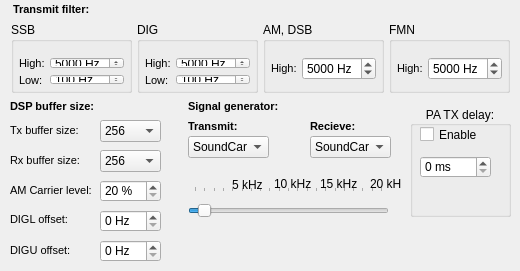
     <widget class="QWidget" name="page_10">
      <widget class="QLabel" name="label_45">
       <property name="geometry">
        <rect>
         <x>10</x>
         <y>150</y>
         <width>91</width>
         <height>21</height>
        </rect>
       </property>
       <property name="text">
        <string>&lt;!DOCTYPE HTML PUBLIC &quot;-//W3C//DTD HTML 4.0//EN&quot; &quot;http://www.w3.org/TR/REC-html40/strict.dtd&quot;&gt;
&lt;html&gt;&lt;head&gt;&lt;meta name=&quot;qrichtext&quot; content=&quot;1&quot; /&gt;&lt;style type=&quot;text/css&quot;&gt;
p, li { white-space: pre-wrap; }
&lt;/style&gt;&lt;/head&gt;&lt;body style=&quot; font-family:'MS Shell Dlg 2'; font-size:8.25pt; font-weight:400; font-style:normal;&quot;&gt;
&lt;p style=&quot; margin-top:0px; margin-bottom:0px; margin-left:0px; margin-right:0px; -qt-block-indent:0; text-indent:0px;&quot;&gt;&lt;span style=&quot; font-size:8pt;&quot;&gt;Rx buffer size:&lt;/span&gt;&lt;/p&gt;&lt;/body&gt;&lt;/html&gt;</string>
       </property>
      </widget>
      <widget class="QLabel" name="label_44">
       <property name="geometry">
        <rect>
         <x>10</x>
         <y>120</y>
         <width>91</width>
         <height>21</height>
        </rect>
       </property>
       <property name="text">
        <string>&lt;!DOCTYPE HTML PUBLIC &quot;-//W3C//DTD HTML 4.0//EN&quot; &quot;http://www.w3.org/TR/REC-html40/strict.dtd&quot;&gt;
&lt;html&gt;&lt;head&gt;&lt;meta name=&quot;qrichtext&quot; content=&quot;1&quot; /&gt;&lt;style type=&quot;text/css&quot;&gt;
p, li { white-space: pre-wrap; }
&lt;/style&gt;&lt;/head&gt;&lt;body style=&quot; font-family:'MS Shell Dlg 2'; font-size:8.25pt; font-weight:400; font-style:normal;&quot;&gt;
&lt;p style=&quot; margin-top:0px; margin-bottom:0px; margin-left:0px; margin-right:0px; -qt-block-indent:0; text-indent:0px;&quot;&gt;&lt;span style=&quot; font-size:8pt;&quot;&gt;Tx buffer size:&lt;/span&gt;&lt;/p&gt;&lt;/body&gt;&lt;/html&gt;</string>
       </property>
      </widget>
      <widget class="QComboBox" name="cbRxDspBufSize">
       <property name="geometry">
        <rect>
         <x>100</x>
         <y>150</y>
         <width>61</width>
         <height>22</height>
        </rect>
       </property>
       <property name="currentIndex">
        <number>0</number>
       </property>
       <item>
        <property name="text">
         <string>256</string>
        </property>
       </item>
       <item>
        <property name="text">
         <string>512</string>
        </property>
       </item>
       <item>
        <property name="text">
         <string>1024</string>
        </property>
       </item>
       <item>
        <property name="text">
         <string>2048</string>
        </property>
       </item>
       <item>
        <property name="text">
         <string>4096</string>
        </property>
       </item>
      </widget>
      <widget class="QComboBox" name="cbTxDspBufSize">
       <property name="geometry">
        <rect>
         <x>100</x>
         <y>120</y>
         <width>61</width>
         <height>22</height>
        </rect>
       </property>
       <property name="currentIndex">
        <number>0</number>
       </property>
       <item>
        <property name="text">
         <string>256</string>
        </property>
       </item>
       <item>
        <property name="text">
         <string>512</string>
        </property>
       </item>
       <item>
        <property name="text">
         <string>1024</string>
        </property>
       </item>
       <item>
        <property name="text">
         <string>2048</string>
        </property>
       </item>
       <item>
        <property name="text">
         <string>4096</string>
        </property>
       </item>
      </widget>
      <widget class="QLabel" name="label_58">
       <property name="geometry">
        <rect>
         <x>13</x>
         <y>-1</y>
         <width>171</width>
         <height>21</height>
        </rect>
       </property>
       <property name="text">
        <string>&lt;!DOCTYPE HTML PUBLIC &quot;-//W3C//DTD HTML 4.0//EN&quot; &quot;http://www.w3.org/TR/REC-html40/strict.dtd&quot;&gt;
&lt;html&gt;&lt;head&gt;&lt;meta name=&quot;qrichtext&quot; content=&quot;1&quot; /&gt;&lt;style type=&quot;text/css&quot;&gt;
p, li { white-space: pre-wrap; }
&lt;/style&gt;&lt;/head&gt;&lt;body style=&quot; font-family:'MS Shell Dlg 2'; font-size:8.25pt; font-weight:400; font-style:normal;&quot;&gt;
&lt;p style=&quot; margin-top:0px; margin-bottom:0px; margin-left:0px; margin-right:0px; -qt-block-indent:0; text-indent:0px;&quot;&gt;&lt;span style=&quot; font-size:8pt; font-weight:600;&quot;&gt;Transmit filter:&lt;/span&gt;&lt;/p&gt;&lt;/body&gt;&lt;/html&gt;</string>
       </property>
      </widget>
      <widget class="QLabel" name="label_69">
       <property name="geometry">
        <rect>
         <x>10</x>
         <y>96</y>
         <width>161</width>
         <height>21</height>
        </rect>
       </property>
       <property name="text">
        <string>&lt;!DOCTYPE HTML PUBLIC &quot;-//W3C//DTD HTML 4.0//EN&quot; &quot;http://www.w3.org/TR/REC-html40/strict.dtd&quot;&gt;
&lt;html&gt;&lt;head&gt;&lt;meta name=&quot;qrichtext&quot; content=&quot;1&quot; /&gt;&lt;style type=&quot;text/css&quot;&gt;
p, li { white-space: pre-wrap; }
&lt;/style&gt;&lt;/head&gt;&lt;body style=&quot; font-family:'MS Shell Dlg 2'; font-size:8.25pt; font-weight:400; font-style:normal;&quot;&gt;
&lt;p style=&quot; margin-top:0px; margin-bottom:0px; margin-left:0px; margin-right:0px; -qt-block-indent:0; text-indent:0px;&quot;&gt;&lt;span style=&quot; font-size:8pt; font-weight:600;&quot;&gt;DSP buffer size:&lt;/span&gt;&lt;/p&gt;&lt;/body&gt;&lt;/html&gt;</string>
       </property>
      </widget>
      <widget class="QSpinBox" name="sbTxCarrier">
       <property name="geometry">
        <rect>
         <x>100</x>
         <y>180</y>
         <width>61</width>
         <height>22</height>
        </rect>
       </property>
       <property name="suffix">
        <string> %</string>
       </property>
       <property name="minimum">
        <number>20</number>
       </property>
       <property name="maximum">
        <number>100</number>
       </property>
       <property name="value">
        <number>20</number>
       </property>
      </widget>
      <widget class="QLabel" name="label_70">
       <property name="geometry">
        <rect>
         <x>10</x>
         <y>180</y>
         <width>91</width>
         <height>21</height>
        </rect>
       </property>
       <property name="text">
        <string>&lt;!DOCTYPE HTML PUBLIC &quot;-//W3C//DTD HTML 4.0//EN&quot; &quot;http://www.w3.org/TR/REC-html40/strict.dtd&quot;&gt;
&lt;html&gt;&lt;head&gt;&lt;meta name=&quot;qrichtext&quot; content=&quot;1&quot; /&gt;&lt;style type=&quot;text/css&quot;&gt;
p, li { white-space: pre-wrap; }
&lt;/style&gt;&lt;/head&gt;&lt;body style=&quot; font-family:'MS Shell Dlg 2'; font-size:8.25pt; font-weight:400; font-style:normal;&quot;&gt;
&lt;p style=&quot; margin-top:0px; margin-bottom:0px; margin-left:0px; margin-right:0px; -qt-block-indent:0; text-indent:0px;&quot;&gt;&lt;span style=&quot; font-size:8pt;&quot;&gt;AM Carrier level:&lt;/span&gt;&lt;/p&gt;&lt;/body&gt;&lt;/html&gt;</string>
       </property>
      </widget>
      <widget class="QLabel" name="label_72">
       <property name="geometry">
        <rect>
         <x>188</x>
         <y>96</y>
         <width>211</width>
         <height>21</height>
        </rect>
       </property>
       <property name="text">
        <string>&lt;!DOCTYPE HTML PUBLIC &quot;-//W3C//DTD HTML 4.0//EN&quot; &quot;http://www.w3.org/TR/REC-html40/strict.dtd&quot;&gt;
&lt;html&gt;&lt;head&gt;&lt;meta name=&quot;qrichtext&quot; content=&quot;1&quot; /&gt;&lt;style type=&quot;text/css&quot;&gt;
p, li { white-space: pre-wrap; }
&lt;/style&gt;&lt;/head&gt;&lt;body style=&quot; font-family:'MS Shell Dlg 2'; font-size:8.25pt; font-weight:400; font-style:normal;&quot;&gt;
&lt;p style=&quot; margin-top:0px; margin-bottom:0px; margin-left:0px; margin-right:0px; -qt-block-indent:0; text-indent:0px;&quot;&gt;&lt;span style=&quot; font-size:8pt; font-weight:600;&quot;&gt;Signal generator:&lt;/span&gt;&lt;/p&gt;&lt;/body&gt;&lt;/html&gt;</string>
       </property>
      </widget>
      <widget class="QComboBox" name="cbTrTypeSignal">
       <property name="geometry">
        <rect>
         <x>188</x>
         <y>136</y>
         <width>81</width>
         <height>22</height>
        </rect>
       </property>
       <property name="currentIndex">
        <number>0</number>
       </property>
       <item>
        <property name="text">
         <string>SoundCard</string>
        </property>
       </item>
       <item>
        <property name="text">
         <string>Sinus</string>
        </property>
       </item>
       <item>
        <property name="text">
         <string>Sinus 2 tone</string>
        </property>
       </item>
       <item>
        <property name="text">
         <string>Noise</string>
        </property>
       </item>
       <item>
        <property name="text">
         <string>Triangle</string>
        </property>
       </item>
       <item>
        <property name="text">
         <string>Sawtooth</string>
        </property>
       </item>
       <item>
        <property name="text">
         <string>Silence</string>
        </property>
       </item>
      </widget>
      <widget class="QLabel" name="label_73">
       <property name="geometry">
        <rect>
         <x>188</x>
         <y>116</y>
         <width>81</width>
         <height>21</height>
        </rect>
       </property>
       <property name="text">
        <string>&lt;!DOCTYPE HTML PUBLIC &quot;-//W3C//DTD HTML 4.0//EN&quot; &quot;http://www.w3.org/TR/REC-html40/strict.dtd&quot;&gt;
&lt;html&gt;&lt;head&gt;&lt;meta name=&quot;qrichtext&quot; content=&quot;1&quot; /&gt;&lt;style type=&quot;text/css&quot;&gt;
p, li { white-space: pre-wrap; }
&lt;/style&gt;&lt;/head&gt;&lt;body style=&quot; font-family:'MS Shell Dlg 2'; font-size:8.25pt; font-weight:400; font-style:normal;&quot;&gt;
&lt;p style=&quot; margin-top:0px; margin-bottom:0px; margin-left:0px; margin-right:0px; -qt-block-indent:0; text-indent:0px;&quot;&gt;&lt;span style=&quot; font-size:8pt; font-weight:600;&quot;&gt;Transmit:&lt;/span&gt;&lt;/p&gt;&lt;/body&gt;&lt;/html&gt;</string>
       </property>
      </widget>
      <widget class="QLabel" name="label_78">
       <property name="geometry">
        <rect>
         <x>310</x>
         <y>116</y>
         <width>81</width>
         <height>21</height>
        </rect>
       </property>
       <property name="text">
        <string>&lt;!DOCTYPE HTML PUBLIC &quot;-//W3C//DTD HTML 4.0//EN&quot; &quot;http://www.w3.org/TR/REC-html40/strict.dtd&quot;&gt;
&lt;html&gt;&lt;head&gt;&lt;meta name=&quot;qrichtext&quot; content=&quot;1&quot; /&gt;&lt;style type=&quot;text/css&quot;&gt;
p, li { white-space: pre-wrap; }
&lt;/style&gt;&lt;/head&gt;&lt;body style=&quot; font-family:'MS Shell Dlg 2'; font-size:8.25pt; font-weight:400; font-style:normal;&quot;&gt;
&lt;p style=&quot; margin-top:0px; margin-bottom:0px; margin-left:0px; margin-right:0px; -qt-block-indent:0; text-indent:0px;&quot;&gt;&lt;span style=&quot; font-size:8pt; font-weight:600;&quot;&gt;Recieve:&lt;/span&gt;&lt;/p&gt;&lt;/body&gt;&lt;/html&gt;</string>
       </property>
      </widget>
      <widget class="QComboBox" name="cbRcTypeSignal">
       <property name="geometry">
        <rect>
         <x>310</x>
         <y>136</y>
         <width>81</width>
         <height>22</height>
        </rect>
       </property>
       <property name="currentIndex">
        <number>0</number>
       </property>
       <item>
        <property name="text">
         <string>SoundCard</string>
        </property>
       </item>
       <item>
        <property name="text">
         <string>Sinus</string>
        </property>
       </item>
       <item>
        <property name="text">
         <string>Sinus 2 tone</string>
        </property>
       </item>
       <item>
        <property name="text">
         <string>Noise</string>
        </property>
       </item>
       <item>
        <property name="text">
         <string>Triangle</string>
        </property>
       </item>
       <item>
        <property name="text">
         <string>Sawtooth</string>
        </property>
       </item>
       <item>
        <property name="text">
         <string>Silence</string>
        </property>
       </item>
      </widget>
      <widget class="QSlider" name="slRxSignalFreq">
       <property name="geometry">
        <rect>
         <x>188</x>
         <y>186</y>
         <width>201</width>
         <height>41</height>
        </rect>
       </property>
       <property name="maximum">
        <number>20000</number>
       </property>
       <property name="singleStep">
        <number>50</number>
       </property>
       <property name="value">
        <number>1000</number>
       </property>
       <property name="orientation">
        <enum>Qt::Horizontal</enum>
       </property>
       <property name="invertedAppearance">
        <bool>false</bool>
       </property>
       <property name="invertedControls">
        <bool>false</bool>
       </property>
       <property name="tickPosition">
        <enum>QSlider::TicksAbove</enum>
       </property>
       <property name="tickInterval">
        <number>1000</number>
       </property>
      </widget>
      <widget class="QLabel" name="label_197">
       <property name="geometry">
        <rect>
         <x>274</x>
         <y>176</y>
         <width>41</width>
         <height>16</height>
        </rect>
       </property>
       <property name="text">
        <string>10 kHz</string>
       </property>
      </widget>
      <widget class="QLabel" name="label_198">
       <property name="geometry">
        <rect>
         <x>232</x>
         <y>177</y>
         <width>31</width>
         <height>16</height>
        </rect>
       </property>
       <property name="text">
        <string>5 kHz</string>
       </property>
      </widget>
      <widget class="QLabel" name="label_199">
       <property name="geometry">
        <rect>
         <x>320</x>
         <y>176</y>
         <width>41</width>
         <height>16</height>
        </rect>
       </property>
       <property name="text">
        <string>15 kHz</string>
       </property>
      </widget>
      <widget class="QLabel" name="label_200">
       <property name="geometry">
        <rect>
         <x>370</x>
         <y>176</y>
         <width>31</width>
         <height>16</height>
        </rect>
       </property>
       <property name="text">
        <string>20 kHz</string>
       </property>
      </widget>
      <widget class="QSpinBox" name="sbDigL">
       <property name="geometry">
        <rect>
         <x>100</x>
         <y>210</y>
         <width>61</width>
         <height>22</height>
        </rect>
       </property>
       <property name="suffix">
        <string> Hz</string>
       </property>
       <property name="maximum">
        <number>4500</number>
       </property>
       <property name="value">
        <number>0</number>
       </property>
      </widget>
      <widget class="QSpinBox" name="sbDigU">
       <property name="geometry">
        <rect>
         <x>100</x>
         <y>240</y>
         <width>61</width>
         <height>22</height>
        </rect>
       </property>
       <property name="suffix">
        <string> Hz</string>
       </property>
       <property name="maximum">
        <number>4500</number>
       </property>
       <property name="value">
        <number>0</number>
       </property>
      </widget>
      <widget class="QLabel" name="label_87">
       <property name="geometry">
        <rect>
         <x>10</x>
         <y>209</y>
         <width>91</width>
         <height>21</height>
        </rect>
       </property>
       <property name="text">
        <string>&lt;!DOCTYPE HTML PUBLIC &quot;-//W3C//DTD HTML 4.0//EN&quot; &quot;http://www.w3.org/TR/REC-html40/strict.dtd&quot;&gt;
&lt;html&gt;&lt;head&gt;&lt;meta name=&quot;qrichtext&quot; content=&quot;1&quot; /&gt;&lt;style type=&quot;text/css&quot;&gt;
p, li { white-space: pre-wrap; }
&lt;/style&gt;&lt;/head&gt;&lt;body style=&quot; font-family:'MS Shell Dlg 2'; font-size:8.25pt; font-weight:400; font-style:normal;&quot;&gt;
&lt;p style=&quot; margin-top:0px; margin-bottom:0px; margin-left:0px; margin-right:0px; -qt-block-indent:0; text-indent:0px;&quot;&gt;&lt;span style=&quot; font-size:8pt;&quot;&gt;DIGL offset:&lt;/span&gt;&lt;/p&gt;&lt;/body&gt;&lt;/html&gt;</string>
       </property>
      </widget>
      <widget class="QLabel" name="label_88">
       <property name="geometry">
        <rect>
         <x>10</x>
         <y>240</y>
         <width>91</width>
         <height>21</height>
        </rect>
       </property>
       <property name="text">
        <string>&lt;!DOCTYPE HTML PUBLIC &quot;-//W3C//DTD HTML 4.0//EN&quot; &quot;http://www.w3.org/TR/REC-html40/strict.dtd&quot;&gt;
&lt;html&gt;&lt;head&gt;&lt;meta name=&quot;qrichtext&quot; content=&quot;1&quot; /&gt;&lt;style type=&quot;text/css&quot;&gt;
p, li { white-space: pre-wrap; }
&lt;/style&gt;&lt;/head&gt;&lt;body style=&quot; font-family:'MS Shell Dlg 2'; font-size:8.25pt; font-weight:400; font-style:normal;&quot;&gt;
&lt;p style=&quot; margin-top:0px; margin-bottom:0px; margin-left:0px; margin-right:0px; -qt-block-indent:0; text-indent:0px;&quot;&gt;&lt;span style=&quot; font-size:8pt;&quot;&gt;DIGU offset:&lt;/span&gt;&lt;/p&gt;&lt;/body&gt;&lt;/html&gt;</string>
       </property>
      </widget>
      <widget class="QGroupBox" name="groupBox">
       <property name="geometry">
        <rect>
         <x>11</x>
         <y>22</y>
         <width>121</width>
         <height>71</height>
        </rect>
       </property>
       <property name="title">
        <string>SSB</string>
       </property>
       <layout class="QGridLayout" name="gridLayout_5">
        <property name="leftMargin">
         <number>5</number>
        </property>
        <property name="topMargin">
         <number>15</number>
        </property>
        <property name="rightMargin">
         <number>5</number>
        </property>
        <property name="bottomMargin">
         <number>5</number>
        </property>
        <property name="spacing">
         <number>5</number>
        </property>
        <item row="0" column="0">
         <widget class="QLabel" name="label_57">
          <property name="text">
           <string>&lt;!DOCTYPE HTML PUBLIC &quot;-//W3C//DTD HTML 4.0//EN&quot; &quot;http://www.w3.org/TR/REC-html40/strict.dtd&quot;&gt;
&lt;html&gt;&lt;head&gt;&lt;meta name=&quot;qrichtext&quot; content=&quot;1&quot; /&gt;&lt;style type=&quot;text/css&quot;&gt;
p, li { white-space: pre-wrap; }
&lt;/style&gt;&lt;/head&gt;&lt;body style=&quot; font-family:'MS Shell Dlg 2'; font-size:8.25pt; font-weight:400; font-style:normal;&quot;&gt;
&lt;p style=&quot; margin-top:0px; margin-bottom:0px; margin-left:0px; margin-right:0px; -qt-block-indent:0; text-indent:0px;&quot;&gt;&lt;span style=&quot; font-size:8pt;&quot;&gt;High:&lt;/span&gt;&lt;/p&gt;&lt;/body&gt;&lt;/html&gt;</string>
          </property>
         </widget>
        </item>
        <item row="0" column="1">
         <widget class="QSpinBox" name="sbTxOutFilterFreqSsb">
          <property name="wrapping">
           <bool>true</bool>
          </property>
          <property name="accelerated">
           <bool>false</bool>
          </property>
          <property name="keyboardTracking">
           <bool>false</bool>
          </property>
          <property name="suffix">
           <string> Hz</string>
          </property>
          <property name="minimum">
           <number>100</number>
          </property>
          <property name="maximum">
           <number>20000</number>
          </property>
          <property name="value">
           <number>5000</number>
          </property>
         </widget>
        </item>
        <item row="1" column="0">
         <widget class="QLabel" name="label_68">
          <property name="text">
           <string>&lt;!DOCTYPE HTML PUBLIC &quot;-//W3C//DTD HTML 4.0//EN&quot; &quot;http://www.w3.org/TR/REC-html40/strict.dtd&quot;&gt;
&lt;html&gt;&lt;head&gt;&lt;meta name=&quot;qrichtext&quot; content=&quot;1&quot; /&gt;&lt;style type=&quot;text/css&quot;&gt;
p, li { white-space: pre-wrap; }
&lt;/style&gt;&lt;/head&gt;&lt;body style=&quot; font-family:'MS Shell Dlg 2'; font-size:8.25pt; font-weight:400; font-style:normal;&quot;&gt;
&lt;p style=&quot; margin-top:0px; margin-bottom:0px; margin-left:0px; margin-right:0px; -qt-block-indent:0; text-indent:0px;&quot;&gt;&lt;span style=&quot; font-size:8pt;&quot;&gt;Low:&lt;/span&gt;&lt;/p&gt;&lt;/body&gt;&lt;/html&gt;</string>
          </property>
         </widget>
        </item>
        <item row="1" column="1">
         <widget class="QSpinBox" name="sbTxInFilterFreqSsb">
          <property name="suffix">
           <string> Hz</string>
          </property>
          <property name="minimum">
           <number>0</number>
          </property>
          <property name="maximum">
           <number>19900</number>
          </property>
          <property name="value">
           <number>100</number>
          </property>
         </widget>
        </item>
        <item row="2" column="1">
         <spacer name="verticalSpacer_4">
          <property name="orientation">
           <enum>Qt::Vertical</enum>
          </property>
          <property name="sizeHint" stdset="0">
           <size>
            <width>20</width>
            <height>40</height>
           </size>
          </property>
         </spacer>
        </item>
       </layout>
      </widget>
      <widget class="QGroupBox" name="groupBox_4">
       <property name="geometry">
        <rect>
         <x>137</x>
         <y>22</y>
         <width>121</width>
         <height>71</height>
        </rect>
       </property>
       <property name="title">
        <string>DIG</string>
       </property>
       <layout class="QGridLayout" name="gridLayout_6">
        <property name="leftMargin">
         <number>5</number>
        </property>
        <property name="topMargin">
         <number>15</number>
        </property>
        <property name="rightMargin">
         <number>5</number>
        </property>
        <property name="bottomMargin">
         <number>5</number>
        </property>
        <property name="spacing">
         <number>5</number>
        </property>
        <item row="0" column="0">
         <widget class="QLabel" name="label_145">
          <property name="text">
           <string>&lt;!DOCTYPE HTML PUBLIC &quot;-//W3C//DTD HTML 4.0//EN&quot; &quot;http://www.w3.org/TR/REC-html40/strict.dtd&quot;&gt;
&lt;html&gt;&lt;head&gt;&lt;meta name=&quot;qrichtext&quot; content=&quot;1&quot; /&gt;&lt;style type=&quot;text/css&quot;&gt;
p, li { white-space: pre-wrap; }
&lt;/style&gt;&lt;/head&gt;&lt;body style=&quot; font-family:'MS Shell Dlg 2'; font-size:8.25pt; font-weight:400; font-style:normal;&quot;&gt;
&lt;p style=&quot; margin-top:0px; margin-bottom:0px; margin-left:0px; margin-right:0px; -qt-block-indent:0; text-indent:0px;&quot;&gt;&lt;span style=&quot; font-size:8pt;&quot;&gt;High:&lt;/span&gt;&lt;/p&gt;&lt;/body&gt;&lt;/html&gt;</string>
          </property>
         </widget>
        </item>
        <item row="0" column="1">
         <widget class="QSpinBox" name="sbTxOutFilterFreqDig">
          <property name="wrapping">
           <bool>true</bool>
          </property>
          <property name="accelerated">
           <bool>false</bool>
          </property>
          <property name="keyboardTracking">
           <bool>false</bool>
          </property>
          <property name="suffix">
           <string> Hz</string>
          </property>
          <property name="minimum">
           <number>100</number>
          </property>
          <property name="maximum">
           <number>20000</number>
          </property>
          <property name="value">
           <number>5000</number>
          </property>
         </widget>
        </item>
        <item row="1" column="0">
         <widget class="QLabel" name="label_146">
          <property name="text">
           <string>&lt;!DOCTYPE HTML PUBLIC &quot;-//W3C//DTD HTML 4.0//EN&quot; &quot;http://www.w3.org/TR/REC-html40/strict.dtd&quot;&gt;
&lt;html&gt;&lt;head&gt;&lt;meta name=&quot;qrichtext&quot; content=&quot;1&quot; /&gt;&lt;style type=&quot;text/css&quot;&gt;
p, li { white-space: pre-wrap; }
&lt;/style&gt;&lt;/head&gt;&lt;body style=&quot; font-family:'MS Shell Dlg 2'; font-size:8.25pt; font-weight:400; font-style:normal;&quot;&gt;
&lt;p style=&quot; margin-top:0px; margin-bottom:0px; margin-left:0px; margin-right:0px; -qt-block-indent:0; text-indent:0px;&quot;&gt;&lt;span style=&quot; font-size:8pt;&quot;&gt;Low:&lt;/span&gt;&lt;/p&gt;&lt;/body&gt;&lt;/html&gt;</string>
          </property>
         </widget>
        </item>
        <item row="1" column="1">
         <widget class="QSpinBox" name="sbTxInFilterFreqDig">
          <property name="suffix">
           <string> Hz</string>
          </property>
          <property name="minimum">
           <number>0</number>
          </property>
          <property name="maximum">
           <number>19900</number>
          </property>
          <property name="value">
           <number>100</number>
          </property>
         </widget>
        </item>
        <item row="2" column="1">
         <spacer name="verticalSpacer_3">
          <property name="orientation">
           <enum>Qt::Vertical</enum>
          </property>
          <property name="sizeHint" stdset="0">
           <size>
            <width>20</width>
            <height>40</height>
           </size>
          </property>
         </spacer>
        </item>
       </layout>
      </widget>
      <widget class="QGroupBox" name="groupBox_5">
       <property name="geometry">
        <rect>
         <x>263</x>
         <y>22</y>
         <width>121</width>
         <height>71</height>
        </rect>
       </property>
       <property name="title">
        <string>AM, DSB</string>
       </property>
       <layout class="QGridLayout" name="gridLayout_7">
        <property name="leftMargin">
         <number>5</number>
        </property>
        <property name="topMargin">
         <number>15</number>
        </property>
        <property name="rightMargin">
         <number>5</number>
        </property>
        <property name="bottomMargin">
         <number>5</number>
        </property>
        <property name="spacing">
         <number>5</number>
        </property>
        <item row="0" column="0">
         <widget class="QLabel" name="label_147">
          <property name="text">
           <string>&lt;!DOCTYPE HTML PUBLIC &quot;-//W3C//DTD HTML 4.0//EN&quot; &quot;http://www.w3.org/TR/REC-html40/strict.dtd&quot;&gt;
&lt;html&gt;&lt;head&gt;&lt;meta name=&quot;qrichtext&quot; content=&quot;1&quot; /&gt;&lt;style type=&quot;text/css&quot;&gt;
p, li { white-space: pre-wrap; }
&lt;/style&gt;&lt;/head&gt;&lt;body style=&quot; font-family:'MS Shell Dlg 2'; font-size:8.25pt; font-weight:400; font-style:normal;&quot;&gt;
&lt;p style=&quot; margin-top:0px; margin-bottom:0px; margin-left:0px; margin-right:0px; -qt-block-indent:0; text-indent:0px;&quot;&gt;&lt;span style=&quot; font-size:8pt;&quot;&gt;High:&lt;/span&gt;&lt;/p&gt;&lt;/body&gt;&lt;/html&gt;</string>
          </property>
         </widget>
        </item>
        <item row="0" column="1">
         <widget class="QSpinBox" name="sbTxOutFilterFreqAm">
          <property name="wrapping">
           <bool>true</bool>
          </property>
          <property name="accelerated">
           <bool>false</bool>
          </property>
          <property name="keyboardTracking">
           <bool>false</bool>
          </property>
          <property name="suffix">
           <string> Hz</string>
          </property>
          <property name="minimum">
           <number>100</number>
          </property>
          <property name="maximum">
           <number>20000</number>
          </property>
          <property name="value">
           <number>5000</number>
          </property>
         </widget>
        </item>
        <item row="1" column="1">
         <spacer name="verticalSpacer_2">
          <property name="orientation">
           <enum>Qt::Vertical</enum>
          </property>
          <property name="sizeHint" stdset="0">
           <size>
            <width>20</width>
            <height>40</height>
           </size>
          </property>
         </spacer>
        </item>
       </layout>
      </widget>
      <widget class="QGroupBox" name="groupBox_6">
       <property name="geometry">
        <rect>
         <x>389</x>
         <y>22</y>
         <width>121</width>
         <height>71</height>
        </rect>
       </property>
       <property name="title">
        <string>FMN</string>
       </property>
       <layout class="QGridLayout" name="gridLayout_8">
        <property name="leftMargin">
         <number>5</number>
        </property>
        <property name="topMargin">
         <number>15</number>
        </property>
        <property name="rightMargin">
         <number>5</number>
        </property>
        <property name="bottomMargin">
         <number>5</number>
        </property>
        <property name="spacing">
         <number>5</number>
        </property>
        <item row="0" column="0">
         <widget class="QLabel" name="label_149">
          <property name="text">
           <string>&lt;!DOCTYPE HTML PUBLIC &quot;-//W3C//DTD HTML 4.0//EN&quot; &quot;http://www.w3.org/TR/REC-html40/strict.dtd&quot;&gt;
&lt;html&gt;&lt;head&gt;&lt;meta name=&quot;qrichtext&quot; content=&quot;1&quot; /&gt;&lt;style type=&quot;text/css&quot;&gt;
p, li { white-space: pre-wrap; }
&lt;/style&gt;&lt;/head&gt;&lt;body style=&quot; font-family:'MS Shell Dlg 2'; font-size:8.25pt; font-weight:400; font-style:normal;&quot;&gt;
&lt;p style=&quot; margin-top:0px; margin-bottom:0px; margin-left:0px; margin-right:0px; -qt-block-indent:0; text-indent:0px;&quot;&gt;&lt;span style=&quot; font-size:8pt;&quot;&gt;High:&lt;/span&gt;&lt;/p&gt;&lt;/body&gt;&lt;/html&gt;</string>
          </property>
         </widget>
        </item>
        <item row="0" column="1">
         <widget class="QSpinBox" name="sbTxOutFilterFreqFmn">
          <property name="wrapping">
           <bool>true</bool>
          </property>
          <property name="accelerated">
           <bool>false</bool>
          </property>
          <property name="keyboardTracking">
           <bool>false</bool>
          </property>
          <property name="suffix">
           <string> Hz</string>
          </property>
          <property name="minimum">
           <number>100</number>
          </property>
          <property name="maximum">
           <number>20000</number>
          </property>
          <property name="value">
           <number>5000</number>
          </property>
         </widget>
        </item>
        <item row="1" column="0">
         <spacer name="verticalSpacer">
          <property name="orientation">
           <enum>Qt::Vertical</enum>
          </property>
          <property name="sizeHint" stdset="0">
           <size>
            <width>20</width>
            <height>40</height>
           </size>
          </property>
         </spacer>
        </item>
       </layout>
      </widget>
      <widget class="QGroupBox" name="groupBox_9">
       <property name="geometry">
        <rect>
         <x>410</x>
         <y>106</y>
         <width>101</width>
         <height>111</height>
        </rect>
       </property>
       <property name="title">
        <string>PA TX delay:</string>
       </property>
       <property name="alignment">
        <set>Qt::AlignCenter</set>
       </property>
       <widget class="QSpinBox" name="sbPaTxDelayValue">
        <property name="enabled">
         <bool>true</bool>
        </property>
        <property name="geometry">
         <rect>
          <x>10</x>
          <y>50</y>
          <width>71</width>
          <height>22</height>
         </rect>
        </property>
        <property name="suffix">
         <string> ms</string>
        </property>
        <property name="prefix">
         <string/>
        </property>
        <property name="maximum">
         <number>1000</number>
        </property>
        <property name="value">
         <number>0</number>
        </property>
       </widget>
       <widget class="QCheckBox" name="chbPaTxDelay">
        <property name="geometry">
         <rect>
          <x>10</x>
          <y>20</y>
          <width>61</width>
          <height>17</height>
         </rect>
        </property>
        <property name="text">
         <string>Enable</string>
        </property>
       </widget>
      </widget>
     </widget>
